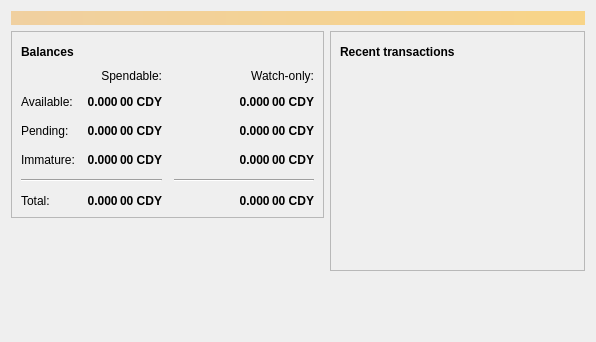
<?xml version="1.0" encoding="UTF-8"?>
<ui version="4.0">
 <class>OverviewPage</class>
 <widget class="QWidget" name="OverviewPage">
  <property name="geometry">
   <rect>
    <x>0</x>
    <y>0</y>
    <width>596</width>
    <height>342</height>
   </rect>
  </property>
  <property name="windowTitle">
   <string>Form</string>
  </property>
  <layout class="QVBoxLayout" name="topLayout">
   <item>
    <widget class="QLabel" name="labelAlerts">
     <property name="visible">
      <bool>false</bool>
     </property>
     <property name="styleSheet">
      <string notr="true">QLabel { background-color: qlineargradient(x1: 0, y1: 0, x2: 1, y2: 0, stop:0 #F0D0A0, stop:1 #F8D488); color:#000000; }</string>
     </property>
     <property name="wordWrap">
      <bool>true</bool>
     </property>
     <property name="margin">
      <number>3</number>
     </property>
     <property name="textInteractionFlags">
      <set>Qt::TextSelectableByMouse</set>
     </property>
    </widget>
   </item>
   <item>
    <layout class="QHBoxLayout" name="horizontalLayout" stretch="1,1">
     <item>
      <layout class="QVBoxLayout" name="verticalLayout_2">
       <item>
        <widget class="QFrame" name="frame">
         <property name="frameShape">
          <enum>QFrame::StyledPanel</enum>
         </property>
         <property name="frameShadow">
          <enum>QFrame::Raised</enum>
         </property>
         <layout class="QVBoxLayout" name="verticalLayout_4">
          <item>
           <layout class="QHBoxLayout" name="horizontalLayout_4">
            <item>
             <widget class="QLabel" name="label_5">
              <property name="font">
               <font>
                <weight>75</weight>
                <bold>true</bold>
               </font>
              </property>
              <property name="text">
               <string>Balances</string>
              </property>
             </widget>
            </item>
            <item>
             <widget class="QPushButton" name="labelWalletStatus">
              <property name="enabled">
               <bool>true</bool>
              </property>
              <property name="maximumSize">
               <size>
                <width>30</width>
                <height>16777215</height>
               </size>
              </property>
              <property name="toolTip">
               <string>The displayed information may be out of date. Your wallet automatically synchronizes with the Bitcoin network after a connection is established, but this process has not completed yet.</string>
              </property>
              <property name="text">
               <string/>
              </property>
              <property name="icon">
               <iconset resource="../bitcoin.qrc">
                <normaloff>:/icons/warning</normaloff>
                <disabledoff>:/icons/warning</disabledoff>:/icons/warning</iconset>
              </property>
              <property name="iconSize">
               <size>
                <width>24</width>
                <height>24</height>
               </size>
              </property>
              <property name="flat">
               <bool>true</bool>
              </property>
             </widget>
            </item>
            <item>
             <spacer name="horizontalSpacer_3">
              <property name="orientation">
               <enum>Qt::Horizontal</enum>
              </property>
              <property name="sizeHint" stdset="0">
               <size>
                <width>40</width>
                <height>20</height>
               </size>
              </property>
             </spacer>
            </item>
           </layout>
          </item>
          <item>
           <layout class="QGridLayout" name="gridLayout">
            <property name="spacing">
             <number>12</number>
            </property>
            <item row="2" column="2">
             <widget class="QLabel" name="labelWatchPending">
              <property name="font">
               <font>
                <weight>75</weight>
                <bold>true</bold>
               </font>
              </property>
              <property name="cursor">
               <cursorShape>IBeamCursor</cursorShape>
              </property>
              <property name="toolTip">
               <string>Unconfirmed transactions to watch-only addresses</string>
              </property>
              <property name="text">
               <string notr="true">0.000 00 CDY</string>
              </property>
              <property name="alignment">
               <set>Qt::AlignRight|Qt::AlignTrailing|Qt::AlignVCenter</set>
              </property>
              <property name="textInteractionFlags">
               <set>Qt::LinksAccessibleByMouse|Qt::TextSelectableByKeyboard|Qt::TextSelectableByMouse</set>
              </property>
             </widget>
            </item>
            <item row="2" column="1">
             <widget class="QLabel" name="labelUnconfirmed">
              <property name="font">
               <font>
                <weight>75</weight>
                <bold>true</bold>
               </font>
              </property>
              <property name="cursor">
               <cursorShape>IBeamCursor</cursorShape>
              </property>
              <property name="toolTip">
               <string>Total of transactions that have yet to be confirmed, and do not yet count toward the spendable balance</string>
              </property>
              <property name="text">
               <string notr="true">0.000 00 CDY</string>
              </property>
              <property name="alignment">
               <set>Qt::AlignRight|Qt::AlignTrailing|Qt::AlignVCenter</set>
              </property>
              <property name="textInteractionFlags">
               <set>Qt::LinksAccessibleByMouse|Qt::TextSelectableByKeyboard|Qt::TextSelectableByMouse</set>
              </property>
             </widget>
            </item>
            <item row="3" column="2">
             <widget class="QLabel" name="labelWatchImmature">
              <property name="font">
               <font>
                <weight>75</weight>
                <bold>true</bold>
               </font>
              </property>
              <property name="cursor">
               <cursorShape>IBeamCursor</cursorShape>
              </property>
              <property name="toolTip">
               <string>Mined balance in watch-only addresses that has not yet matured</string>
              </property>
              <property name="text">
               <string notr="true">0.000 00 CDY</string>
              </property>
              <property name="alignment">
               <set>Qt::AlignRight|Qt::AlignTrailing|Qt::AlignVCenter</set>
              </property>
              <property name="textInteractionFlags">
               <set>Qt::LinksAccessibleByMouse|Qt::TextSelectableByKeyboard|Qt::TextSelectableByMouse</set>
              </property>
             </widget>
            </item>
            <item row="4" column="0" colspan="2">
             <widget class="Line" name="line">
              <property name="orientation">
               <enum>Qt::Horizontal</enum>
              </property>
             </widget>
            </item>
            <item row="4" column="2">
             <widget class="Line" name="lineWatchBalance">
              <property name="sizePolicy">
               <sizepolicy hsizetype="Preferred" vsizetype="Fixed">
                <horstretch>0</horstretch>
                <verstretch>0</verstretch>
               </sizepolicy>
              </property>
              <property name="minimumSize">
               <size>
                <width>140</width>
                <height>0</height>
               </size>
              </property>
              <property name="orientation">
               <enum>Qt::Horizontal</enum>
              </property>
             </widget>
            </item>
            <item row="5" column="0">
             <widget class="QLabel" name="labelTotalText">
              <property name="text">
               <string>Total:</string>
              </property>
             </widget>
            </item>
            <item row="3" column="1">
             <widget class="QLabel" name="labelImmature">
              <property name="font">
               <font>
                <weight>75</weight>
                <bold>true</bold>
               </font>
              </property>
              <property name="cursor">
               <cursorShape>IBeamCursor</cursorShape>
              </property>
              <property name="toolTip">
               <string>Mined balance that has not yet matured</string>
              </property>
              <property name="text">
               <string notr="true">0.000 00 CDY</string>
              </property>
              <property name="alignment">
               <set>Qt::AlignRight|Qt::AlignTrailing|Qt::AlignVCenter</set>
              </property>
              <property name="textInteractionFlags">
               <set>Qt::LinksAccessibleByMouse|Qt::TextSelectableByKeyboard|Qt::TextSelectableByMouse</set>
              </property>
             </widget>
            </item>
            <item row="2" column="3">
             <spacer name="horizontalSpacer_2">
              <property name="orientation">
               <enum>Qt::Horizontal</enum>
              </property>
              <property name="sizeHint" stdset="0">
               <size>
                <width>40</width>
                <height>20</height>
               </size>
              </property>
             </spacer>
            </item>
            <item row="3" column="0">
             <widget class="QLabel" name="labelImmatureText">
              <property name="text">
               <string>Immature:</string>
              </property>
             </widget>
            </item>
            <item row="5" column="1">
             <widget class="QLabel" name="labelTotal">
              <property name="font">
               <font>
                <weight>75</weight>
                <bold>true</bold>
               </font>
              </property>
              <property name="cursor">
               <cursorShape>IBeamCursor</cursorShape>
              </property>
              <property name="toolTip">
               <string>Your current total balance</string>
              </property>
              <property name="text">
               <string notr="true">0.000 00 CDY</string>
              </property>
              <property name="alignment">
               <set>Qt::AlignRight|Qt::AlignTrailing|Qt::AlignVCenter</set>
              </property>
              <property name="textInteractionFlags">
               <set>Qt::LinksAccessibleByMouse|Qt::TextSelectableByKeyboard|Qt::TextSelectableByMouse</set>
              </property>
             </widget>
            </item>
            <item row="5" column="2">
             <widget class="QLabel" name="labelWatchTotal">
              <property name="font">
               <font>
                <weight>75</weight>
                <bold>true</bold>
               </font>
              </property>
              <property name="cursor">
               <cursorShape>IBeamCursor</cursorShape>
              </property>
              <property name="toolTip">
               <string>Current total balance in watch-only addresses</string>
              </property>
              <property name="text">
               <string notr="true">0.000 00 CDY</string>
              </property>
              <property name="alignment">
               <set>Qt::AlignRight|Qt::AlignTrailing|Qt::AlignVCenter</set>
              </property>
              <property name="textInteractionFlags">
               <set>Qt::LinksAccessibleByMouse|Qt::TextSelectableByKeyboard|Qt::TextSelectableByMouse</set>
              </property>
             </widget>
            </item>
            <item row="0" column="2">
             <widget class="QLabel" name="labelWatchonly">
              <property name="text">
               <string>Watch-only:</string>
              </property>
              <property name="alignment">
               <set>Qt::AlignRight|Qt::AlignTrailing|Qt::AlignVCenter</set>
              </property>
             </widget>
            </item>
            <item row="1" column="0">
             <widget class="QLabel" name="labelBalanceText">
              <property name="text">
               <string>Available:</string>
              </property>
             </widget>
            </item>
            <item row="1" column="1">
             <widget class="QLabel" name="labelBalance">
              <property name="font">
               <font>
                <weight>75</weight>
                <bold>true</bold>
               </font>
              </property>
              <property name="cursor">
               <cursorShape>IBeamCursor</cursorShape>
              </property>
              <property name="toolTip">
               <string>Your current spendable balance</string>
              </property>
              <property name="text">
               <string notr="true">0.000 00 CDY</string>
              </property>
              <property name="alignment">
               <set>Qt::AlignRight|Qt::AlignTrailing|Qt::AlignVCenter</set>
              </property>
              <property name="textInteractionFlags">
               <set>Qt::LinksAccessibleByMouse|Qt::TextSelectableByKeyboard|Qt::TextSelectableByMouse</set>
              </property>
             </widget>
            </item>
            <item row="1" column="2">
             <widget class="QLabel" name="labelWatchAvailable">
              <property name="font">
               <font>
                <weight>75</weight>
                <bold>true</bold>
               </font>
              </property>
              <property name="cursor">
               <cursorShape>IBeamCursor</cursorShape>
              </property>
              <property name="toolTip">
               <string>Your current balance in watch-only addresses</string>
              </property>
              <property name="text">
               <string notr="true">0.000 00 CDY</string>
              </property>
              <property name="alignment">
               <set>Qt::AlignRight|Qt::AlignTrailing|Qt::AlignVCenter</set>
              </property>
              <property name="textInteractionFlags">
               <set>Qt::LinksAccessibleByMouse|Qt::TextSelectableByKeyboard|Qt::TextSelectableByMouse</set>
              </property>
             </widget>
            </item>
            <item row="2" column="0">
             <widget class="QLabel" name="labelPendingText">
              <property name="text">
               <string>Pending:</string>
              </property>
             </widget>
            </item>
            <item row="0" column="1">
             <widget class="QLabel" name="labelSpendable">
              <property name="text">
               <string>Spendable:</string>
              </property>
              <property name="alignment">
               <set>Qt::AlignRight|Qt::AlignTrailing|Qt::AlignVCenter</set>
              </property>
             </widget>
            </item>
           </layout>
          </item>
         </layout>
        </widget>
       </item>
       <item>
        <spacer name="verticalSpacer">
         <property name="orientation">
          <enum>Qt::Vertical</enum>
         </property>
         <property name="sizeHint" stdset="0">
          <size>
           <width>20</width>
           <height>40</height>
          </size>
         </property>
        </spacer>
       </item>
      </layout>
     </item>
     <item>
      <layout class="QVBoxLayout" name="verticalLayout_3">
       <item>
        <widget class="QFrame" name="frame_2">
         <property name="frameShape">
          <enum>QFrame::StyledPanel</enum>
         </property>
         <property name="frameShadow">
          <enum>QFrame::Raised</enum>
         </property>
         <layout class="QVBoxLayout" name="verticalLayout">
          <item>
           <layout class="QHBoxLayout" name="horizontalLayout_2">
            <item>
             <widget class="QLabel" name="label_4">
              <property name="font">
               <font>
                <weight>75</weight>
                <bold>true</bold>
               </font>
              </property>
              <property name="text">
               <string>Recent transactions</string>
              </property>
             </widget>
            </item>
            <item>
             <widget class="QPushButton" name="labelTransactionsStatus">
              <property name="enabled">
               <bool>true</bool>
              </property>
              <property name="maximumSize">
               <size>
                <width>30</width>
                <height>16777215</height>
               </size>
              </property>
              <property name="toolTip">
               <string>The displayed information may be out of date. Your wallet automatically synchronizes with the Bitcoin network after a connection is established, but this process has not completed yet.</string>
              </property>
              <property name="text">
               <string/>
              </property>
              <property name="icon">
               <iconset resource="../bitcoin.qrc">
                <normaloff>:/icons/warning</normaloff>
                <disabledoff>:/icons/warning</disabledoff>:/icons/warning</iconset>
              </property>
              <property name="iconSize">
               <size>
                <width>24</width>
                <height>24</height>
               </size>
              </property>
              <property name="flat">
               <bool>true</bool>
              </property>
             </widget>
            </item>
            <item>
             <spacer name="horizontalSpacer">
              <property name="orientation">
               <enum>Qt::Horizontal</enum>
              </property>
              <property name="sizeHint" stdset="0">
               <size>
                <width>40</width>
                <height>20</height>
               </size>
              </property>
             </spacer>
            </item>
           </layout>
          </item>
          <item>
           <widget class="QListView" name="listTransactions">
            <property name="styleSheet">
             <string notr="true">QListView { background: transparent; }</string>
            </property>
            <property name="frameShape">
             <enum>QFrame::NoFrame</enum>
            </property>
            <property name="verticalScrollBarPolicy">
             <enum>Qt::ScrollBarAlwaysOff</enum>
            </property>
            <property name="horizontalScrollBarPolicy">
             <enum>Qt::ScrollBarAlwaysOff</enum>
            </property>
            <property name="selectionMode">
             <enum>QAbstractItemView::NoSelection</enum>
            </property>
           </widget>
          </item>
         </layout>
        </widget>
       </item>
       <item>
        <spacer name="verticalSpacer_2">
         <property name="orientation">
          <enum>Qt::Vertical</enum>
         </property>
         <property name="sizeHint" stdset="0">
          <size>
           <width>20</width>
           <height>40</height>
          </size>
         </property>
        </spacer>
       </item>
      </layout>
     </item>
    </layout>
   </item>
  </layout>
 </widget>
 <resources/>
 <connections/>
</ui>
